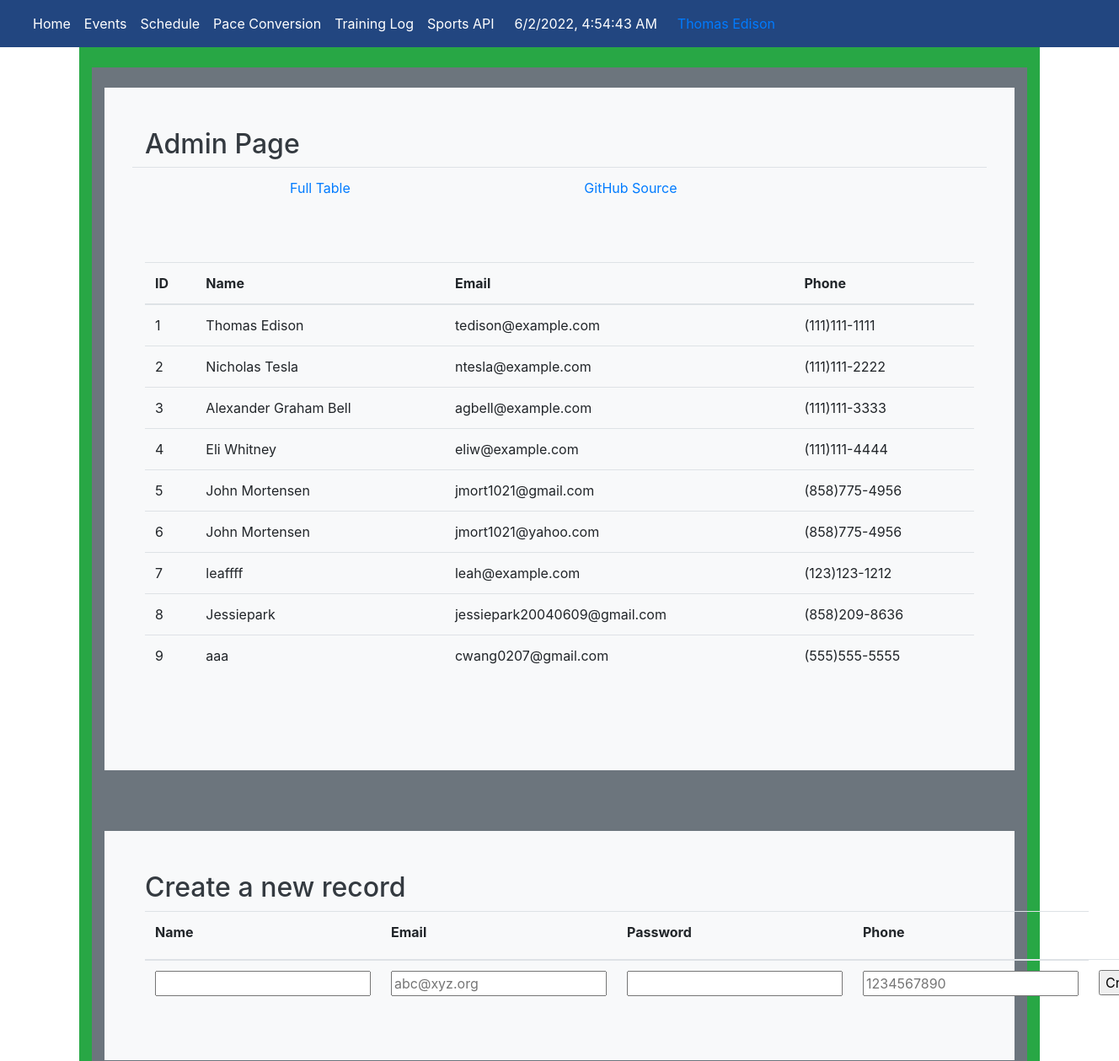
Before: /crud/ (signed in, upper part) with the older database file.
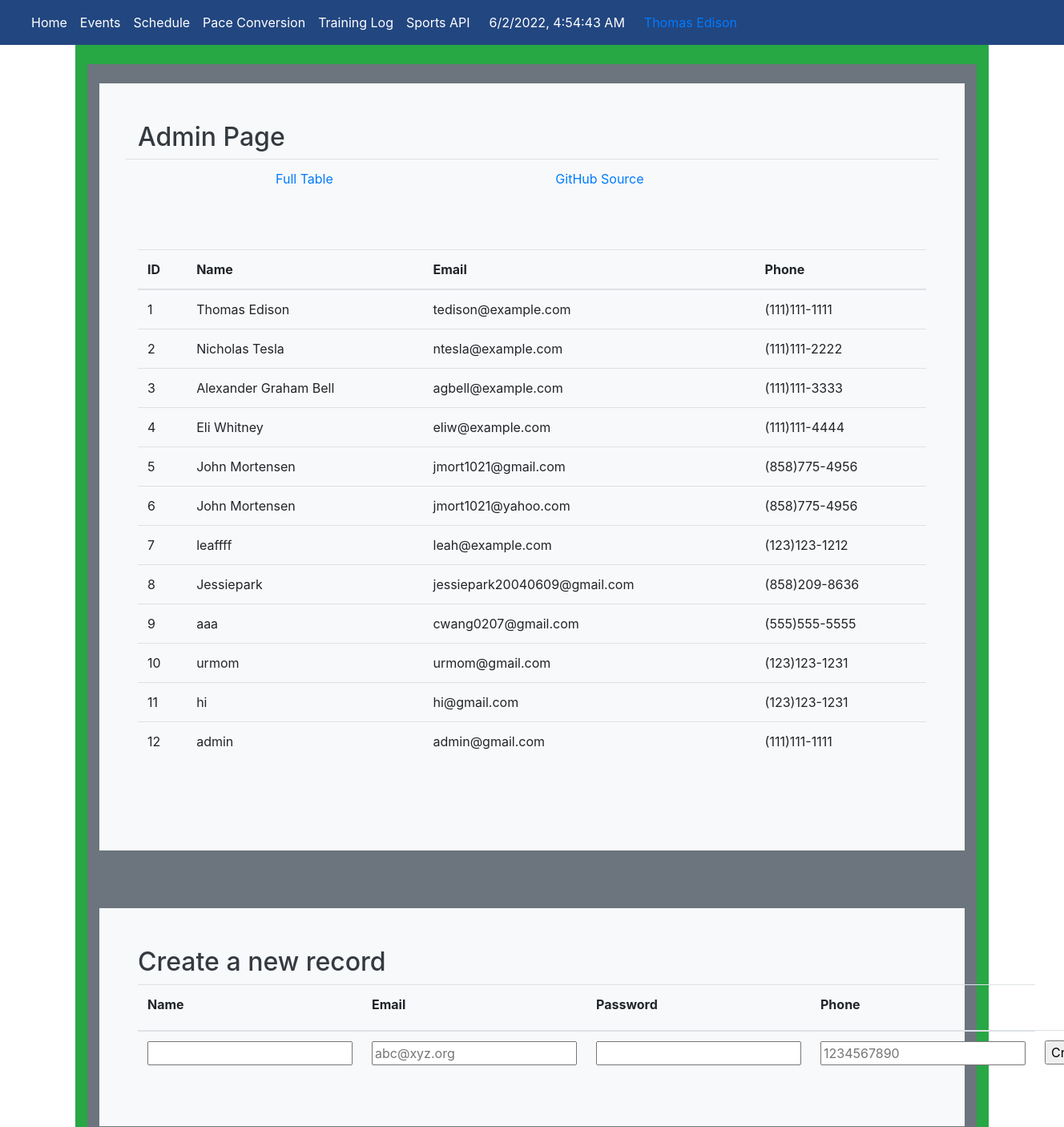
After: the same page with the newer database file.
### crudy/model.py (models this page shows, shortened)
class Users(UserMixin, db.Model):
    userID = db.Column(db.Integer, primary_key=True)
    name = db.Column(db.String(255), unique=False, nullable=False)
    email = db.Column(db.String(255), unique=True, nullable=False)
    password = db.Column(db.String(255), unique=False, nullable=False)
    phone = db.Column(db.String(255), unique=False, nullable=False)
    notes = db.relationship("Notes", cascade='all, delete', backref='users', lazy=True)
    def read(self):
        return {
            "userID": self.userID,
            "name": self.name,
            "email": self.email,
            "password": self.password,
            "phone": self.phone,
            "query": "by_alc"  # This is for fun, a little watermark
        }
    def delete(self):
        db.session.delete(self)
        db.session.commit()
        return None

### crudy/app_crud.py (the view)
@app_crud.route('/')
@login_required  # Flask-Login uses this decorator to restrict acess to logged in users
def crud():
    return render_template("crud.html", table=users_all())

### crudy/query.py (called while the page is built)
def users_all():
    return users_all_alc()

def users_all_alc():
    table = Users.query.all()
    json_ready = [peep.read() for peep in table]
    return json_ready

@login_manager.user_loader
def user_loader(user_id):
    if user_id is not None:
        return Users.query.get(user_id)
    return None

### crudy/templates/cruddy/crud.html (shortened to what this page needs)
{% extends "layouts/base.html" %}
{% block body %}
    <div class="container py-4 text-light bg-success">
        <div class="container bg-secondary py-4">
            <div class="p-5 mb-4 bg-light text-dark rounded-3">
                <h2>Admin Page</h2>
                <div class="row align-items-md-stretch">
                    <table class="table">
                        <tbody>
                        <tr>
                            <td></td>
                            <td></td>
                            <td><a href={{url_for('crud.crud')}}>Full Table </a></td>
                            <td><a href="https://github.com/nighthawkcoders/nighthawk_csp/tree/master/crud">GitHub Source</a></td>
                        </tr>
                        </tbody>
                    </table>
                </div>
                <div class="row align-items-md-stretch">
                    <div class="container-fluid py-5">
                        <table class="table">
                            <thead>
                            <tr>
                                <th>ID</th>
                                <th>Name</th>
                                <th>Email</th>
                                <th>Phone</th>
                            </tr>
                            </thead>
                            <tbody>
                            {% for row in table %}
                                {% set pn = "" ~ row['phone'] %}
                                {% set pnf = "(" ~ pn[0:3] ~ ")" ~ pn[3:6] ~ "-" ~ pn[6:10] %}
                                <tr>
                                    <td>{{ row['userID'] }}</td>
                                    <td>{{ row['name'] }}</td>
                                    <td>{{ row['email'] }}</td>
                                    <td>{{ pnf }}</td>
                                </tr>
                            {% endfor %}
                            </tbody>
                        </table>
                    </div>
                </div>
            </div>
        </div>
        <div class="container bg-secondary py-4">
            <div class="p-5 mb-4 bg-light text-dark rounded-3">
                <h2>Create a new record</h2>
                <form method="POST" ID="create" action={{url_for('crud.create')}} >
                    <table class="table">
                        <thead>
                        <tr>
                            <th><label for="name">Name</label></th>
                            <th><label for="email">Email</label></th>
                            <th><label for="password">Password</label></th>
                            <th><label for="phone">Phone</label></th>
                        </tr>
                        </thead>
                        <tbody>
                        <tr>
                            <td><input type="text" name="name" id="name" required></td>
                            <td><input type="email" name="email" id="email" placeholder="abc@xyz.org" required></td>
                            <td><input type="password" name="password" id="password" required></td>
                            <td><input type="tel" name="phone" id="phone" pattern="[0-9]{10}" placeholder="1234567890" required></td>
                            <td><input type="submit" value="Create"></td>
                        </tr>
                        </tbody>
                    </table>
                </form>
            </div>
        </div>
    </div>
{% endblock %}

### templates/layouts/base.html (shortened to what this page needs)
<!DOCTYPE HTML>
<html lang="en" data-theme="light">
<html lang="en">
{% set basename = "DNHS Track" %}
{% set github = "https://github.com/nighthawkcoders" %}
{% set twitter = "https://twitter.com/NighthawkCoding" %}
{% set youtube = "https://www.youtube.com/channel/UClIKOsDS5dsfzFA3zveDT3Q?view_as=subscriber" %}
<head>
    <link rel="stylesheet" href="https://stackpath.bootstrapcdn.com/bootstrap/4.3.1/css/bootstrap.min.css">
    <link rel="stylesheet" href="https://cdnjs.cloudflare.com/ajax/libs/font-awesome/4.7.0/css/font-awesome.min.css">
</head>
<body>
{% include "layouts/navbar.html" %}
{% block body %}
{% endblock %}
</body>
</html>

### templates/layouts/navbar.html (shortened to what this page needs)
<!DOCTYPE html>
<nav class="navbar navbar-expand-lg"; style="background-color:#224680";>
    <div class="container-fluid">
        <div class="btn-group">
            <div class="collapse navbar-collapse" id="navbarHome">
                <ul class="navbar-nav">
                    <li class="nav-item active">
                        <a class="nav-link"; style="color:white" href="/">Home </a>
                    </li>
                    <a class="nav-link"; style="color:white" href={{ url_for('events') }}>Events</a>
                    <a class="nav-link"; style="color:white" href={{ url_for('schedule') }}>Schedule </a>
                    <a class="nav-link"; style="color:white" href={{ url_for('pace_conversion') }}>Pace Conversion </a>
                    <a class="nav-link"; style="color:white" href={{ url_for('notes.notes') }}>Training Log</a>
                    <a class="nav-link"; style="color:white" href={{ url_for('sports_api') }}>Sports API</a>
                    <div class="collapse navbar-collapse" id="navbarNavDarkDropdown">
                        <ul class="navbar-nav">
                            <div style="color:black; alignment: right" class="btn-group">
                                <div class="px-3" style="color:white;">
                                    <span id="clock"></span>
                                </div>
                            </div>
                        </ul>
                    </div>
                    <div>
                        {% if current_user.is_authenticated %}
                            <a class="nav-link"; href={{url_for('crud.logout')}}> {{ current_user.name }} </a>
                        {% else %}
                            <a class="nav-link"; href={{url_for('crud.crud_login')}}>Login</a>
                        {% endif %}
                    </div>
                </ul>
            </div>
        </div>
    </div>
</nav>

Changed rows visible on the page:
added Users: userID "10", name "urmom", email "urmom@gmail.com", pnf "(123)123-1231"
added Users: userID "11", name "hi", email "hi@gmail.com", pnf "(123)123-1231"
added Users: userID "12", name "admin", email "admin@gmail.com", pnf "(111)111-1111"
